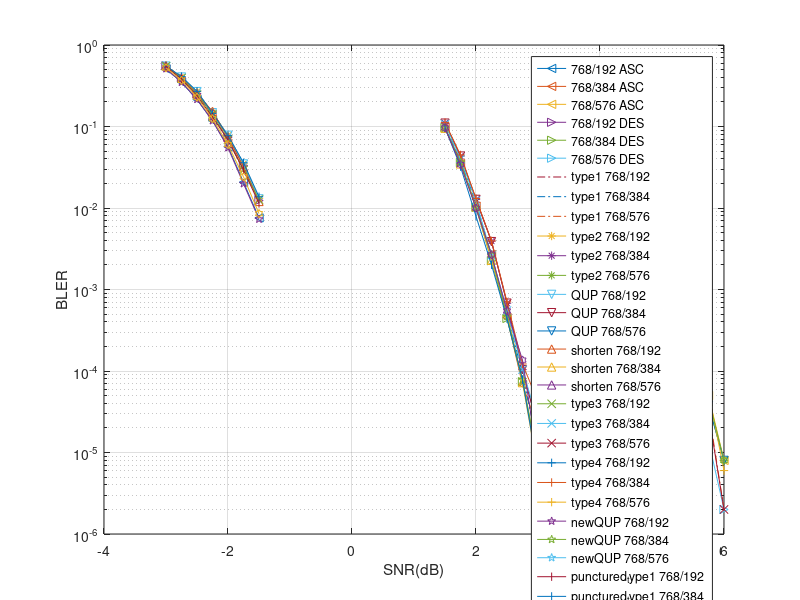

Source code (MATLAB):

clear;
% hold on;

% % 512/128 polar
% %%27-Dec-2021 11:15:14
% SNR_db = [-2.500000e+00 -2.250000e+00 -2.000000e+00 -1.750000e+00 -1.500000e+00 -1.250000e+00 -1.000000e+00 ];
% TX_CNT = [100000 100000 100000 46000 0 0 0 ];
% BLK_ERR_CNT = [9.693100e+04 6.935400e+04 5.611200e+04 1.419800e+04 0.000000e+00 0.000000e+00 0.000000e+00 ];
% BIT_ERR_CNT = [5797244 4287519 3277976 742520 0 0 0 ];
% semilogy(SNR_db, BLK_ERR_CNT./TX_CNT, "-x");
% hold on;
% 
% % 576/288 asc
% SNR_db = [1.500000e+00 1.750000e+00 2.000000e+00 2.250000e+00 2.500000e+00 2.750000e+00 3.000000e+00 ];
% TX_CNT = [100000 100000 100000 100000 100000 100000 100000 ];
% BLK_ERR_CNT = [1.370400e+04 5.915000e+03 2.369000e+03 6.750000e+02 1.640000e+02 3.200000e+01 1.000000e+01 ];
% BIT_ERR_CNT = [1064695 420285 160067 43369 9288 1880 722 ];
% semilogy(SNR_db, BLK_ERR_CNT./TX_CNT, "-<");
% hold on;
% 
% % 576/432 asc
% %%07-Jan-2022 18:05:41
% SNR_db = [4.500000e+00 4.750000e+00 5.000000e+00 5.250000e+00 5.500000e+00 5.750000e+00 6.000000e+00 ];
% TX_CNT = [500000 500000 500000 500000 500000 500000 500000 ];
% BLK_ERR_CNT = [70061 26972 9050 2647 611 132 29 ];
% BIT_ERR_CNT = [7738801 2829538 846820 215769 47598 9405 1916 ];
% semilogy(SNR_db, BLK_ERR_CNT./TX_CNT, "-<");
% hold on;
% 
% % 576/144 type1
% %%08-Jan-2022 18:20:05
% SNR_db = [-3.000000e+00 -2.750000e+00 -2.500000e+00 -2.250000e+00 -2.000000e+00 -1.750000e+00 -1.500000e+00 ];
% TX_CNT = [500 500 500 500 500 500 500 ];
% BLK_ERR_CNT = [311 221 180 90 51 28 9 ];
% BIT_ERR_CNT = [14434 9972 7723 3618 1902 944 248 ];
% semilogy(SNR_db, BLK_ERR_CNT./TX_CNT, "-o");
% hold on;
% 
% % 576/288 type1
% SNR_db = [1.500000e+00 1.750000e+00 2.000000e+00 2.250000e+00 2.500000e+00 2.750000e+00 3.000000e+00 ];
% TX_CNT = [500000 500000 500000 500000 500000 500000 500000 ];
% BLK_ERR_CNT = [67785 29341 10753 3474 869 202 21 ];
% BIT_ERR_CNT = [4427613 1739206 579255 173495 40181 9305 788 ];
% semilogy(SNR_db, BLK_ERR_CNT./TX_CNT, "-o");
% hold on;
% 
% % 576/432 type1
% %%03-Jan-2022 07:44:16
% SNR_db = [4.500000e+00 4.750000e+00 5.000000e+00 5.250000e+00 5.500000e+00 5.750000e+00 6.000000e+00 ];
% TX_CNT = [500000 500000 500000 500000 500000 500000 500000 ];
% BLK_ERR_CNT = [69856 26782 7995 1900 447 79 11 ];
% BIT_ERR_CNT = [6212456 2224463 599027 133293 29971 4555 722 ];
% semilogy(SNR_db, BLK_ERR_CNT./TX_CNT, "-o");
% hold on;
% 
% 
% % 576/144 DES
% %%13-Jan-2022 04:37:39
% SNR_db = [-3.000000e+00 -2.750000e+00 -2.500000e+00 -2.250000e+00 -2.000000e+00 -1.750000e+00 -1.500000e+00 ];
% TX_CNT = [101000 101000 101000 101000 101000 101000 101000 ];
% BLK_ERR_CNT = [58416 44109 31534 19792 11189 5693 2608 ];
% BIT_ERR_CNT = [2757751 1893037 1203382 748967 390332 176528 74556 ];
% semilogy(SNR_db, BLK_ERR_CNT./TX_CNT, "->");
% hold on;
% 
% % 576/288 DES
% %%13-Jan-2022 22:25:56
% SNR_db = [1.500000e+00 1.750000e+00 2.000000e+00 2.250000e+00 2.500000e+00 2.750000e+00 3.000000e+00 ];
% TX_CNT = [101000 101000 101000 101000 349000 500000 500000 ];
% BLK_ERR_CNT = [12854 5359 1932 547 502 145 35 ];
% BIT_ERR_CNT = [811960 317859 99918 28648 23441 7070 1541 ];
% semilogy(SNR_db, BLK_ERR_CNT./TX_CNT, "->");
% hold on;
% 
% % 576/432 DES
% %%14-Jan-2022 10:55:34
% SNR_db = [4.500000e+00 4.750000e+00 5.000000e+00 5.250000e+00 5.500000e+00 5.750000e+00 6.000000e+00 ];
% TX_CNT = [101000 101000 101000 187000 500000 500000 500000 ];
% BLK_ERR_CNT = [10782 3725 1079 501 253 47 8 ];
% BIT_ERR_CNT = [1097882 354414 97758 39172 17946 2856 302 ];
% semilogy(SNR_db, BLK_ERR_CNT./TX_CNT, "->");
% hold on;
% 
% % 1536/768 type1
% %%06-Jan-2022 07:09:22
% SNR_db = [1.500000e+00 1.750000e+00 2.000000e+00 2.250000e+00 2.500000e+00 2.750000e+00 3.000000e+00 ];
% TX_CNT = [500000 500000 500000 500000 500000 500000 500000 ];
% BLK_ERR_CNT = [20745 4639 815 107 14 2 0 ];
% BIT_ERR_CNT = [2648156 509283 81926 9154 1267 128 0 ];
% semilogy(SNR_db, BLK_ERR_CNT./TX_CNT, "-o");
% hold on;
% 
% % 1536/768 ASC
% %%09-Jan-2022 11:21:03
% SNR_db = [1.500000e+00 1.750000e+00 2.000000e+00 2.250000e+00 2.500000e+00 2.750000e+00 3.000000e+00 ];
% TX_CNT = [250000 250000 250000 250000 250000 250000 250000 ];
% BLK_ERR_CNT = [9292 2164 410 47 7 0 0 ];
% BIT_ERR_CNT = [1411707 295626 47724 4768 642 0 0 ];
% semilogy(SNR_db, BLK_ERR_CNT./TX_CNT, "-<");
% hold on;

% 768/192 ASC
%%14-Jan-2022 21:24:52
SNR_db = [-3.000000e+00 -2.750000e+00 -2.500000e+00 -2.250000e+00 -2.000000e+00 -1.750000e+00 -1.500000e+00 ];
TX_CNT = [101000 101000 101000 101000 101000 101000 101000 ];
BLK_ERR_CNT = [51485 35331 21651 11935 5715 2090 763 ];
BIT_ERR_CNT = [3543438 2271954 1244282 612308 274095 97017 31399 ];
semilogy(SNR_db, BLK_ERR_CNT./TX_CNT, "-<");
hold on;

% 768/384 ASC
%%15-Jan-2022 12:55:58
SNR_db = [1.500000e+00 1.750000e+00 2.000000e+00 2.250000e+00 2.500000e+00 2.750000e+00 3.000000e+00 ];
TX_CNT = [101000 101000 101000 188000 500000 500000 500000 ];
BLK_ERR_CNT = [9833 3538 1067 502 226 34 10 ];
BIT_ERR_CNT = [924508 306976 82169 34764 15117 1682 452 ];
semilogy(SNR_db, BLK_ERR_CNT./TX_CNT, "-<");
hold on;

% 768/576 ASC
%%16-Jan-2022 06:00:12
SNR_db = [4.500000e+00 4.750000e+00 5.000000e+00 5.250000e+00 5.500000e+00 5.750000e+00 6.000000e+00 ];
TX_CNT = [101000 101000 101000 226000 500000 500000 500000 ];
BLK_ERR_CNT = [10960 3737 1071 504 174 25 4 ];
BIT_ERR_CNT = [1464423 441372 113671 48952 15767 2836 352 ];
semilogy(SNR_db, BLK_ERR_CNT./TX_CNT, "-<");
hold on;


% 768/192 DES
%%19-Feb-2022 23:45:40
SNR_db = [-3.000000e+00 -2.750000e+00 -2.500000e+00 -2.250000e+00 -2.000000e+00 -1.750000e+00 -1.500000e+00 ];
TX_CNT = [101000 101000 101000 101000 101000 101000 101000 ];
BLK_ERR_CNT = [56177 40082 25443 15199 7480 3338 1248 ];
BIT_ERR_CNT = [3464112 2277969 1331681 702455 327430 134703 45657 ];
semilogy(SNR_db, BLK_ERR_CNT./TX_CNT, "->");
hold on;

% 768/384 DES
%%20-Feb-2022 20:11:33
SNR_db = [1.500000e+00 1.750000e+00 2.000000e+00 2.250000e+00 2.500000e+00 2.750000e+00 3.000000e+00 ];
TX_CNT = [101000 101000 101000 223000 500000 500000 500000 ];
BLK_ERR_CNT = [9776 3653 1029 502 221 37 4 ];
BIT_ERR_CNT = [766381 247889 64513 30029 11002 1614 248 ];
semilogy(SNR_db, BLK_ERR_CNT./TX_CNT, "->");
hold on;

% 768/576 DES
%%21-Feb-2022 11:56:50
SNR_db = [4.500000e+00 4.750000e+00 5.000000e+00 5.250000e+00 5.500000e+00 5.750000e+00 6.000000e+00 ];
TX_CNT = [101000 101000 101000 500000 500000 500000 500000 ];
BLK_ERR_CNT = [7355 2251 515 403 68 7 1 ];
BIT_ERR_CNT = [925589 260870 54678 34262 5973 384 14 ];
semilogy(SNR_db, BLK_ERR_CNT./TX_CNT, "->");
hold on;



% type1 768/192
%%16-Feb-2022 03:33:15
SNR_db = [-3.000000e+00 -2.750000e+00 -2.500000e+00 -2.250000e+00 -2.000000e+00 -1.750000e+00 -1.500000e+00 ];
TX_CNT = [101000 101000 101000 101000 101000 101000 101000 ];
BLK_ERR_CNT = [55582 39378 24973 14151 6936 2936 1257 ];
BIT_ERR_CNT = [3391868 2173690 1270793 650382 294191 114283 45371 ];
semilogy(SNR_db, BLK_ERR_CNT./TX_CNT, "-.");
hold on;

% type1 768/384
%%16-Feb-2022 22:36:38
SNR_db = [1.500000e+00 1.750000e+00 2.000000e+00 2.250000e+00 2.500000e+00 2.750000e+00 3.000000e+00 ];
TX_CNT = [101000 101000 101000 191000 500000 500000 500000 ];
BLK_ERR_CNT = [10804 3904 1173 503 263 45 6 ];
BIT_ERR_CNT = [894809 286273 77906 31864 14351 2439 388 ];
semilogy(SNR_db, BLK_ERR_CNT./TX_CNT, "-.");
hold on;

% type1 768/576
%%17-Feb-2022 21:35:49
SNR_db = [4.500000e+00 4.750000e+00 5.000000e+00 5.250000e+00 5.500000e+00 5.750000e+00 6.000000e+00 ];
TX_CNT = [101000 101000 101000 408000 500000 500000 500000 ];
BLK_ERR_CNT = [8311 2560 625 501 103 17 1 ];
BIT_ERR_CNT = [1030532 270036 59635 42402 8740 990 66 ];
semilogy(SNR_db, BLK_ERR_CNT./TX_CNT, "-.");
hold on;

% type2 768/192
%%20-Jan-2022 17:19:44
SNR_db = [-3.000000e+00 -2.750000e+00 -2.500000e+00 -2.250000e+00 -2.000000e+00 -1.750000e+00 -1.500000e+00 ];
TX_CNT = [101000 101000 101000 101000 101000 101000 101000 ];
BLK_ERR_CNT = [55604 40857 27069 14886 7881 3524 1320 ];
BIT_ERR_CNT = [3377684 2207078 1345976 689697 326632 133451 47035 ];
semilogy(SNR_db, BLK_ERR_CNT./TX_CNT, "-*");
hold on;

% type2 768/384
%%21-Jan-2022 09:11:20
SNR_db = [1.500000e+00 1.750000e+00 2.000000e+00 2.250000e+00 2.500000e+00 2.750000e+00 3.000000e+00 ];
TX_CNT = [101000 101000 101000 128000 500000 500000 500000 ];
BLK_ERR_CNT = [11128 4368 1283 502 339 52 10 ];
BIT_ERR_CNT = [805413 272838 73360 24237 14873 2084 540 ];
semilogy(SNR_db, BLK_ERR_CNT./TX_CNT, "-*");
hold on;

% type2 768/576
%%16-Feb-2022 20:24:10
SNR_db = [4.500000e+00 4.750000e+00 5.000000e+00 5.250000e+00 5.500000e+00 5.750000e+00 6.000000e+00 ];
TX_CNT = [101000 101000 101000 214000 500000 500000 500000 ];
BLK_ERR_CNT = [10898 3929 1031 503 184 19 4 ];
BIT_ERR_CNT = [1125781 345107 85420 36812 11410 753 184 ];
semilogy(SNR_db, BLK_ERR_CNT./TX_CNT, "-*");
hold on;

% QUP 768/192
%%09-Feb-2022 04:51:54
% SNR_db = [-3.000000e+00 -2.750000e+00 -2.500000e+00 -2.250000e+00 -2.000000e+00 -1.750000e+00 -1.500000e+00 ];
% TX_CNT = [101000 101000 101000 101000 101000 101000 101000 ];
% BLK_ERR_CNT = [55716 40896 27061 14909 7836 3536 1308 ];
% BIT_ERR_CNT = [3386182 2209770 1344461 690287 325100 134232 46424 ];

%%20-Feb-2022 01:56:00
SNR_db = [-3.000000e+00 -2.750000e+00 -2.500000e+00 -2.250000e+00 -2.000000e+00 -1.750000e+00 -1.500000e+00 ];
TX_CNT = [101000 101000 101000 101000 101000 101000 101000 ];
BLK_ERR_CNT = [55631 40839 27090 14908 7884 3504 1307 ];
BIT_ERR_CNT = [3378699 2204958 1345489 690561 327109 132920 46228 ];
semilogy(SNR_db, BLK_ERR_CNT./TX_CNT, "-v");
hold on;

% QUP 768/384
%%10-Feb-2022 08:32:41
% SNR_db = [1.500000e+00 1.750000e+00 2.000000e+00 2.250000e+00 2.500000e+00 2.750000e+00 3.000000e+00 ];
% TX_CNT = [101000 101000 101000 127000 500000 500000 500000 ];
% BLK_ERR_CNT = [11119 4343 1278 501 338 53 10 ];
% BIT_ERR_CNT = [804348 271033 73255 24089 14863 2120 540 ];
%%21-Feb-2022 03:36:51
SNR_db = [1.500000e+00 1.750000e+00 2.000000e+00 2.250000e+00 2.500000e+00 2.750000e+00 3.000000e+00 ];
TX_CNT = [101000 101000 101000 130000 500000 500000 500000 ];
BLK_ERR_CNT = [11100 4380 1288 503 340 52 10 ];
BIT_ERR_CNT = [803234 272813 73231 24124 14993 2084 540 ];
semilogy(SNR_db, BLK_ERR_CNT./TX_CNT, "-v");
hold on;

% QUP 768/576
%%16-Feb-2022 23:27:28
SNR_db = [4.500000e+00 4.750000e+00 5.000000e+00 5.250000e+00 5.500000e+00 5.750000e+00 6.000000e+00 ];
TX_CNT = [101000 101000 101000 214000 500000 500000 500000 ];
BLK_ERR_CNT = [10898 3929 1031 503 184 19 4 ];
BIT_ERR_CNT = [1125781 345107 85420 36812 11410 753 184 ];
semilogy(SNR_db, BLK_ERR_CNT./TX_CNT, "-v");
hold on;

% shorten 768/192
%%16-Feb-2022 12:07:56
SNR_db = [-3.000000e+00 -2.750000e+00 -2.500000e+00 -2.250000e+00 -2.000000e+00 -1.750000e+00 -1.500000e+00 ];
TX_CNT = [101000 101000 101000 101000 101000 101000 101000 ];
BLK_ERR_CNT = [56311 40202 25668 15474 7456 3233 1216 ];
BIT_ERR_CNT = [3469612 2288791 1325548 716919 330638 129067 44926 ];
semilogy(SNR_db, BLK_ERR_CNT./TX_CNT, "-^");
hold on;

% shorten 768/384
%%18-Feb-2022 09:47:15
SNR_db = [1.500000e+00 1.750000e+00 2.000000e+00 2.250000e+00 2.500000e+00 2.750000e+00 3.000000e+00 ];
TX_CNT = [101000 101000 101000 220000 500000 500000 500000 ];
BLK_ERR_CNT = [9609 3510 1045 502 262 36 3 ];
BIT_ERR_CNT = [761463 237233 64360 33053 13747 1913 132 ];
semilogy(SNR_db, BLK_ERR_CNT./TX_CNT, "-^");
hold on;

% shorten 768/576
%%12-Feb-2022 07:56:49
SNR_db = [4.500000e+00 4.750000e+00 5.000000e+00 5.250000e+00 5.500000e+00 5.750000e+00 6.000000e+00 ];
TX_CNT = [101000 101000 101000 500000 500000 367000 0 ];
BLK_ERR_CNT = [7565 2198 530 436 59 4 0 ];
BIT_ERR_CNT = [945719 253775 54762 39556 5687 106 0 ];
semilogy(SNR_db, BLK_ERR_CNT./TX_CNT, "-^");
hold on;


% type3 768/192
%%19-Feb-2022 23:04:05
SNR_db = [-3.000000e+00 -2.750000e+00 -2.500000e+00 -2.250000e+00 -2.000000e+00 -1.750000e+00 -1.500000e+00 ];
TX_CNT = [101000 101000 101000 101000 101000 101000 101000 ];
BLK_ERR_CNT = [55504 39618 24877 14187 6964 2960 1278 ];
BIT_ERR_CNT = [3714802 2441511 1432385 747437 343070 135694 55684 ];
semilogy(SNR_db, BLK_ERR_CNT./TX_CNT, "-x");
hold on;

% type3 768/384
%%14-Feb-2022 09:30:59
SNR_db = [1.500000e+00 1.750000e+00 2.000000e+00 2.250000e+00 2.500000e+00 2.750000e+00 3.000000e+00 ];
TX_CNT = [101000 101000 101000 191000 500000 500000 500000 ];
BLK_ERR_CNT = [10843 4029 1240 501 276 52 12 ];
BIT_ERR_CNT = [1058431 359611 103508 38451 19071 2992 657 ];
semilogy(SNR_db, BLK_ERR_CNT./TX_CNT, "-x");
hold on;

% type3 768/576
%%15-Feb-2022 11:26:44
SNR_db = [4.500000e+00 4.750000e+00 5.000000e+00 5.250000e+00 5.500000e+00 5.750000e+00 6.000000e+00 ];
TX_CNT = [101000 101000 101000 418000 500000 500000 500000 ];
BLK_ERR_CNT = [8452 2568 632 501 127 15 1 ];
BIT_ERR_CNT = [1221066 329332 74700 52512 12122 1031 56 ];
semilogy(SNR_db, BLK_ERR_CNT./TX_CNT, "-x");
hold on;


% type4 768/192
%%17-Feb-2022 20:24:47
SNR_db = [-3.000000e+00 -2.750000e+00 -2.500000e+00 -2.250000e+00 -2.000000e+00 -1.750000e+00 -1.500000e+00 ];
TX_CNT = [101000 101000 101000 101000 101000 101000 101000 ];
BLK_ERR_CNT = [55768 41359 27257 14650 7798 3627 1388 ];
BIT_ERR_CNT = [3464224 2325943 1422503 712358 343778 146027 52874 ];
semilogy(SNR_db, BLK_ERR_CNT./TX_CNT, "-+");
hold on;

% type4 768/384
%%12-Feb-2022 02:01:44
SNR_db = [1.500000e+00 1.750000e+00 2.000000e+00 2.250000e+00 2.500000e+00 2.750000e+00 3.000000e+00 ];
TX_CNT = [101000 101000 101000 127000 500000 500000 500000 ];
BLK_ERR_CNT = [11285 4526 1321 501 352 61 21 ];
BIT_ERR_CNT = [894425 316804 80369 29284 19724 3123 1464 ];
semilogy(SNR_db, BLK_ERR_CNT./TX_CNT, "-+");
hold on;

% type4 768/576
%%13-Feb-2022 17:40:38
% SNR_db = [4.500000e+00 4.750000e+00 5.000000e+00 5.250000e+00 5.500000e+00 5.750000e+00 6.000000e+00 ];
% TX_CNT = [101000 101000 101000 13000 0 0 0 ];
% BLK_ERR_CNT = [10849 3873 1004 29 0 0 0 ];
% BIT_ERR_CNT = [1245286 394071 94505 2776 0 0 0 ];
% semilogy(SNR_db, BLK_ERR_CNT./TX_CNT, "-+");
%%18-Feb-2022 20:03:51
SNR_db = [4.500000e+00 4.750000e+00 5.000000e+00 5.250000e+00 5.500000e+00 5.750000e+00 6.000000e+00 ];
TX_CNT = [101000 101000 101000 219000 500000 500000 500000 ];
BLK_ERR_CNT = [10819 3630 1050 501 207 27 3 ];
BIT_ERR_CNT = [1239149 362386 100684 44348 16502 2127 180 ];
semilogy(SNR_db, BLK_ERR_CNT./TX_CNT, "-+");
hold on;

% QUP without bit permution
%%09-Mar-2022 15:49:26
SNR_db = [-3.000000e+00 -2.750000e+00 -2.500000e+00 -2.250000e+00 -2.000000e+00 -1.750000e+00 -1.500000e+00 ];
TX_CNT = [101000 101000 101000 101000 101000 101000 101000 ];
BLK_ERR_CNT = [51604 35269 21703 11892 5540 2008 737 ];
BIT_ERR_CNT = [3514244 2241531 1225541 613300 263421 91904 30967 ];
semilogy(SNR_db, BLK_ERR_CNT./TX_CNT, "-p");
hold on;

%%10-Mar-2022 10:42:11
SNR_db = [1.500000e+00 1.750000e+00 2.000000e+00 2.250000e+00 2.500000e+00 2.750000e+00 3.000000e+00 ];
TX_CNT = [101000 101000 101000 188000 500000 500000 500000 ];
BLK_ERR_CNT = [9634 3693 1016 501 232 39 4 ];
BIT_ERR_CNT = [880508 306051 76662 34100 14334 2191 117 ];
semilogy(SNR_db, BLK_ERR_CNT./TX_CNT, "-p");
hold on;

%%11-Mar-2022 04:26:05
SNR_db = [4.500000e+00 4.750000e+00 5.000000e+00 5.250000e+00 5.500000e+00 5.750000e+00 6.000000e+00 ];
TX_CNT = [101000 101000 101000 223000 500000 278000 0 ];
BLK_ERR_CNT = [10780 3679 1011 501 209 18 0 ];
BIT_ERR_CNT = [1288392 380953 91514 42807 16799 1602 0 ];
semilogy(SNR_db, BLK_ERR_CNT./TX_CNT, "-p");
hold on;

% puncture type1
%%09-Mar-2022 07:37:12
SNR_db = [-3.000000e+00 -2.750000e+00 -2.500000e+00 -2.250000e+00 -2.000000e+00 -1.750000e+00 -1.500000e+00 ];
TX_CNT = [101000 101000 101000 101000 101000 101000 101000 ];
BLK_ERR_CNT = [54605 38562 23929 13204 6907 2960 1149 ];
BIT_ERR_CNT = [3563695 2370551 1311165 674317 313322 123409 42200 ];
semilogy(SNR_db, BLK_ERR_CNT./TX_CNT, "-|");
hold on;

%%11-Mar-2022 05:27:58
SNR_db = [1.500000e+00 1.750000e+00 2.000000e+00 2.250000e+00 2.500000e+00 2.750000e+00 3.000000e+00 ];
TX_CNT = [101000 101000 101000 249000 500000 500000 500000 ];
BLK_ERR_CNT = [9727 3250 799 501 219 39 3 ];
BIT_ERR_CNT = [843509 257203 57327 32473 13326 1821 114 ];
semilogy(SNR_db, BLK_ERR_CNT./TX_CNT, "-|");
hold on;

%%13-Mar-2022 11:54:24
SNR_db = [4.500000e+00 4.750000e+00 5.000000e+00 5.250000e+00 5.500000e+00 5.750000e+00 6.000000e+00 ];
TX_CNT = [101000 101000 101000 500000 500000 500000 500000 ];
BLK_ERR_CNT = [7729 2252 567 406 64 4 0 ];
BIT_ERR_CNT = [975565 247142 62173 36816 4914 254 0 ];
semilogy(SNR_db, BLK_ERR_CNT./TX_CNT, "-|");
hold on;

% puncture type2
%%09-Mar-2022 00:07:41
SNR_db = [-3.000000e+00 -2.750000e+00 -2.500000e+00 -2.250000e+00 -2.000000e+00 -1.750000e+00 -1.500000e+00 ];
TX_CNT = [101000 101000 101000 101000 101000 101000 101000 ];
BLK_ERR_CNT = [52937 37150 23097 12561 6064 2434 861 ];
BIT_ERR_CNT = [3477881 2208205 1267785 647375 289300 106339 34403 ];
semilogy(SNR_db, BLK_ERR_CNT./TX_CNT, "-h");
hold on;

%%09-Mar-2022 22:02:46
SNR_db = [1.500000e+00 1.750000e+00 2.000000e+00 2.250000e+00 2.500000e+00 2.750000e+00 3.000000e+00 ];
TX_CNT = [101000 101000 101000 188000 500000 500000 500000 ];
BLK_ERR_CNT = [9695 3440 1008 501 273 68 4 ];
BIT_ERR_CNT = [824536 256139 65896 28744 13687 3487 84 ];
semilogy(SNR_db, BLK_ERR_CNT./TX_CNT, "-h");
hold on;

%%10-Mar-2022 22:16:09
SNR_db = [4.500000e+00 4.750000e+00 5.000000e+00 5.250000e+00 5.500000e+00 5.750000e+00 6.000000e+00 ];
TX_CNT = [101000 101000 101000 269000 500000 500000 500000 ];
BLK_ERR_CNT = [9854 3239 916 503 194 23 4 ];
BIT_ERR_CNT = [1142235 333089 90726 46936 14613 1958 272 ];
semilogy(SNR_db, BLK_ERR_CNT./TX_CNT, "-h");


ylabel("BLER");
xlabel("SNR(dB)");
grid on;
% legend('512/128 polar' ,'576/288 ASC','576/432 ASC', '576/144 type1', '576/288 type1', '576/432 type1', '576/144 DES', '576/288 DES', '576/432 DES', '1536/768 type1', '1536/768 apc', '768/192 ASC', '768/384 ASC', '768/576 ASC');

legend(...
'768/192 ASC','768/384 ASC','768/576 ASC',...
'768/192 DES','768/384 DES','768/576 DES',...
'type1 768/192','type1 768/384','type1 768/576' ,...
'type2 768/192','type2 768/384','type2 768/576' ,...
'QUP 768/192','QUP 768/384','QUP 768/576',...
'shorten 768/192' ,'shorten 768/384', 'shorten 768/576',...
'type3 768/192', 'type3 768/384','type3 768/576',...
'type4 768/192', 'type4 768/384','type4 768/576', ...
'newQUP 768/192','newQUP 768/384','newQUP 768/576', ...
'punctured_type1 768/192','punctured_type1 768/384','punctured_type1 768/576', ...
'punctured_type2 768/192','punctured_type2 768/384','punctured_type2 768/576')